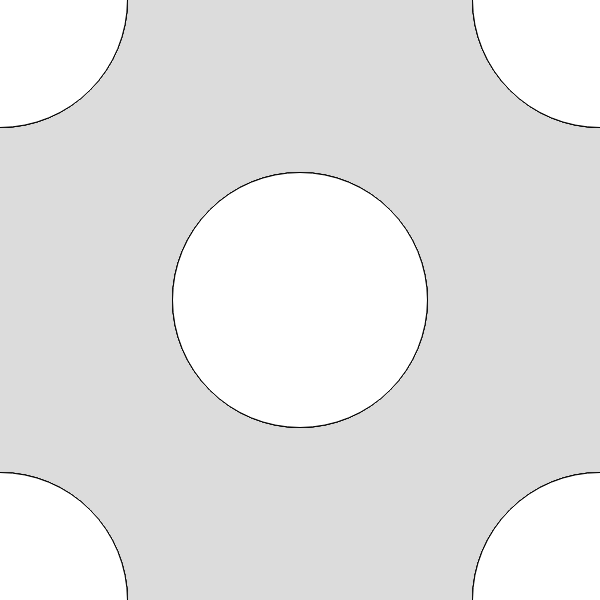
Frame 1 (no input)
Frame 60 (no input): identical to frame 1, image omitted
Frame 120 (the mouse pressed at the canvas centre since frame 60): identical to frame 1, image omitted

The p5.js sketch that drew this single still picture (run headless with seeded random() and noise() and a simulated clock; from frame 60 on, the mouse is pressed at the canvas centre):

// p5.js sketch
// ── sketch.js
// IGME-609
// Erika Mesh
// Custom function calling yet another function

function setup() {
  
  // Making a temp var for the side length so I can change
  // the size of the square canvas in 1 place (because I'm
  // too lazy to type it twice on the next line)
  var side = 600;
  createCanvas(side, side);
}

function draw() {
  // Set a light gray for the background so it's clear the 
  // target has white rings
  background(220);
  
  // Make the rings 1/20th of the canvas wide by default
  var ringWidth = width/15;
  
  // Draw a target in the center with double the ring width
  target(width/2, height/2, ringWidth);

  // Draw smaller targets in each corner
  target(0, 0, ringWidth); // top left
  target(0, height, ringWidth); // bottom right
  target(width, 0, ringWidth); // top right
  target(width, height, ringWidth); // bottom right
  
}

// Draw a target centerd at the 
// provided x, y coordinates with rings
// of the provided ring width
function target(x, y, ringWidth) {
  
  // To avoid having to do extra math,
  // recenter the canvas to x, y
  push();
  translate(x, y);
  
  // Set the shades for the light and dark rings
  var light = 255;
  var dark = 0;
  
  // Draw the rings using overlapping circles starting
  // with 9* the ringwidth and working down
  circle(0, 0, dark, ringWidth*9);
  circle(0, 0, light, ringWidth*8);
  circle(0, 0, dark, ringWidth*7);
  circle(0, 0, light, ringWidth*6);
  circle(0, 0, dark, ringWidth*5);
  circle(0, 0, light, ringWidth*4);
  circle(0, 0, dark, ringWidth*3);
  circle(0, 0, light, ringWidth*2);
  circle(0, 0, dark, ringWidth*1);
  
  // Undo the translate
  pop();
}

// Draw a circle at the given x, y
// coordinates, filled with the given
// gray scale value, and with the given size
function circle(x, y, gray, size) {
  
  // Set the fill
	push();
  fill(gray);
  
  // Draw the circle
  ellipse(x, y, size);
  
  // Undo the fill
  pop();
}
